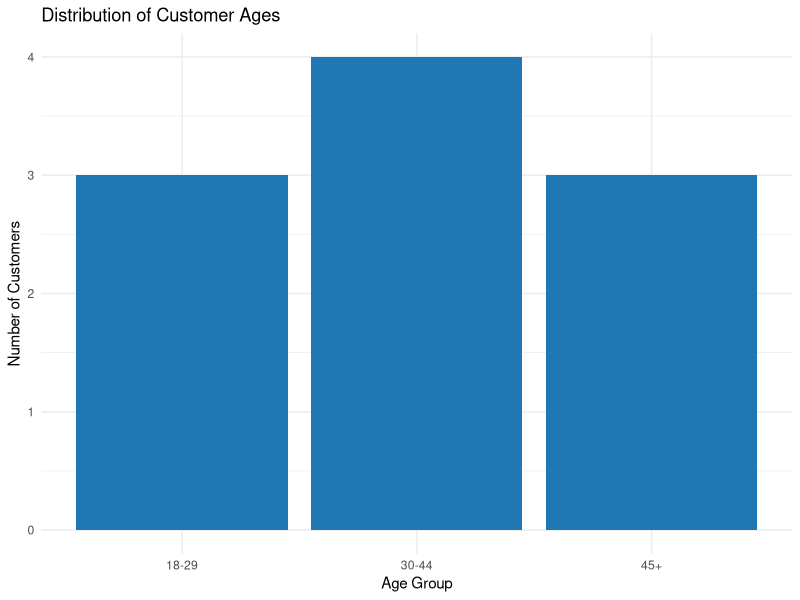
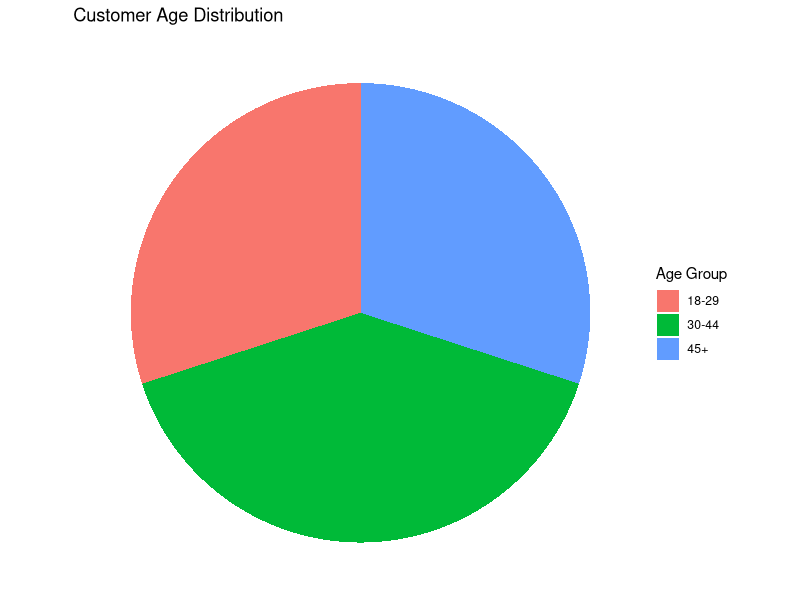

Generate these figures, in order, with R:
library(ggplot2)
library(dplyr)

df <- data.frame(
  customer_id = 1:10,
  age = c(22, 35, 42, 28, 55, 31, 24, 60, 48, 38),
  gender = c("F", "M", "M", "F", "F", "M", "F", "M", "F", "M"),
  age_group = c("18-29", "30-44", "30-44", "18-29", "45+", "30-44", "18-29", "45+", "45+", "30-44")
)

ggplot(df, aes(x = age_group)) +
  geom_bar(fill = "#1f77b4") +
  labs(title = "Distribution of Customer Ages", x = "Age Group", y = "Number of Customers") +
  theme_minimal()

df_pie <- df %>% 
  count(age_group)

ggplot(df_pie, aes(x = "", y = n, fill = age_group)) +
  geom_col(width = 1) +
  coord_polar(theta = "y") +
  labs(title = "Customer Age Distribution", fill = "Age Group") +
  theme_void()

knitr::kable(
  df, 
  col.names = c("Customer ID", "Age", "Gender", "Age Group"),
  caption = "Customer Demographic Information"
)
